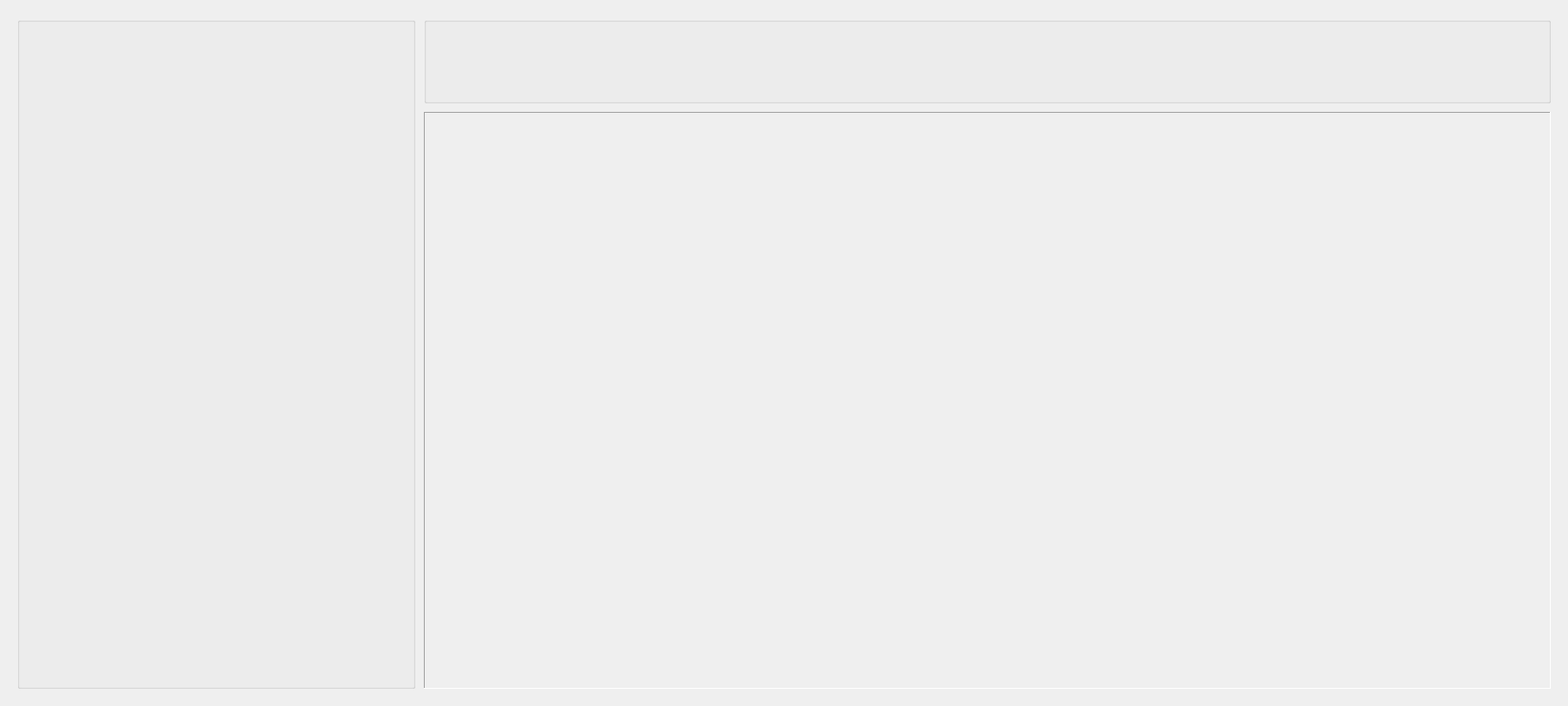
<?xml version="1.0" encoding="UTF-8"?>
<ui version="4.0">
 <class>RecipeView</class>
 <widget class="QWidget" name="RecipeView">
  <property name="enabled">
   <bool>true</bool>
  </property>
  <property name="geometry">
   <rect>
    <x>0</x>
    <y>0</y>
    <width>1820</width>
    <height>820</height>
   </rect>
  </property>
  <property name="windowTitle">
   <string>Form</string>
  </property>
  <layout class="QHBoxLayout" name="horizontalLayout_2">
   <property name="spacing">
    <number>10</number>
   </property>
   <property name="leftMargin">
    <number>20</number>
   </property>
   <property name="topMargin">
    <number>20</number>
   </property>
   <property name="rightMargin">
    <number>20</number>
   </property>
   <property name="bottomMargin">
    <number>20</number>
   </property>
   <item>
    <widget class="QWidget" name="wdg_RecipeOperateBoard" native="true">
     <property name="minimumSize">
      <size>
       <width>462</width>
       <height>0</height>
      </size>
     </property>
     <property name="maximumSize">
      <size>
       <width>462</width>
       <height>16777215</height>
      </size>
     </property>
     <layout class="QGridLayout" name="gridLayout_6">
      <property name="leftMargin">
       <number>0</number>
      </property>
      <property name="topMargin">
       <number>0</number>
      </property>
      <property name="rightMargin">
       <number>0</number>
      </property>
      <property name="bottomMargin">
       <number>0</number>
      </property>
      <property name="spacing">
       <number>0</number>
      </property>
      <item row="0" column="0">
       <widget class="GroupBox" name="gpb_Recipe">
        <property name="font">
         <font>
          <family>Times New Roman</family>
          <pointsize>12</pointsize>
         </font>
        </property>
        <property name="title">
         <string/>
        </property>
        <layout class="QVBoxLayout" name="vly_RecipeOperateBoard">
         <property name="spacing">
          <number>15</number>
         </property>
         <property name="leftMargin">
          <number>15</number>
         </property>
         <property name="topMargin">
          <number>55</number>
         </property>
         <property name="rightMargin">
          <number>15</number>
         </property>
         <property name="bottomMargin">
          <number>15</number>
         </property>
        </layout>
       </widget>
      </item>
     </layout>
    </widget>
   </item>
   <item>
    <layout class="QVBoxLayout" name="verticalLayout_3">
     <item>
      <widget class="GroupBox" name="gpb_RecipeInfo">
       <property name="enabled">
        <bool>true</bool>
       </property>
       <property name="minimumSize">
        <size>
         <width>0</width>
         <height>100</height>
        </size>
       </property>
       <property name="font">
        <font>
         <family>Times New Roman</family>
         <pointsize>12</pointsize>
        </font>
       </property>
       <property name="title">
        <string/>
       </property>
       <layout class="QGridLayout" name="gridLayout_2">
        <property name="leftMargin">
         <number>15</number>
        </property>
        <property name="topMargin">
         <number>50</number>
        </property>
        <property name="rightMargin">
         <number>15</number>
        </property>
        <property name="bottomMargin">
         <number>10</number>
        </property>
        <property name="horizontalSpacing">
         <number>20</number>
        </property>
        <property name="verticalSpacing">
         <number>10</number>
        </property>
        <item row="0" column="0" colspan="2">
         <widget class="RecipeInfoView" name="wdg_RecipeInfo" native="true"/>
        </item>
       </layout>
      </widget>
     </item>
     <item>
      <widget class="QStackedWidget" name="stw_Recipe">
       <property name="font">
        <font>
         <family>Times New Roman</family>
         <pointsize>12</pointsize>
        </font>
       </property>
       <property name="frameShape">
        <enum>QFrame::Panel</enum>
       </property>
       <property name="frameShadow">
        <enum>QFrame::Sunken</enum>
       </property>
      </widget>
     </item>
    </layout>
   </item>
  </layout>
 </widget>
 <customwidgets>
  <customwidget>
   <class>GroupBox</class>
   <extends>QGroupBox</extends>
   <header>CustomerWidget/GroupBox/groupbox.h</header>
   <container>1</container>
  </customwidget>
  <customwidget>
   <class>RecipeInfoView</class>
   <extends>QWidget</extends>
   <header>IRecipe/View/recipeinfoview.h</header>
   <container>1</container>
  </customwidget>
 </customwidgets>
 <resources/>
 <connections/>
</ui>
